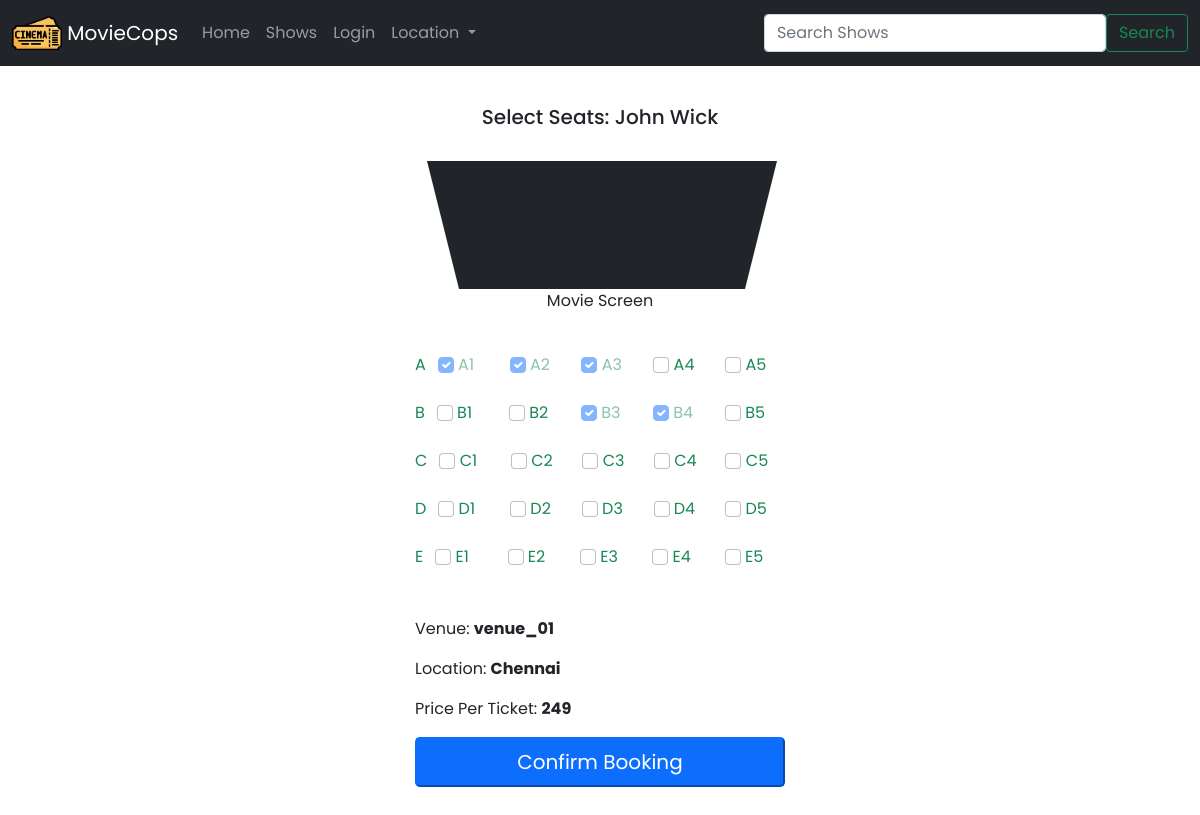
/booking/1, run on the app's committed database.
### main.py (models this page shows, shortened)
class Movie(db.Model):
    movie_id = db.Column(db.Integer, primary_key=True, autoincrement=True)
    name = db.Column(db.String(50), nullable=False)
    rating = db.Column(db.Numeric(precision=2, scale=1), nullable=False)
    tags = db.Column(db.String(50), nullable=False)
    language = db.Column(db.String(50), nullable=False)
    image_src = db.Column(db.String(100), nullable=False)

class Venue(db.Model):
    venue_id = db.Column(db.Integer, primary_key=True, autoincrement=True)
    name = db.Column(db.String(50), nullable=False)
    location = db.Column(db.String(50), nullable=False)

### main.py (the view)
@app.route('/booking/<int:show_id>', methods=['GET', 'POST'])
def booking(show_id):
    booked_seats = [x.seat_num for x in Booking.query.filter_by(show_id=show_id).all()]
    show = Shows.query.get_or_404(show_id)
    movie = Movie.query.filter_by(movie_id=show.movie_id).first()
    venue = Venue.query.filter_by(venue_id=show.venue_id).first()
    show_info = [movie.name, venue.name, venue.location, show.ticket_price]
    if request.method == "POST":
        if not ('user' in session.keys()):
            return redirect(url_for('login'))
        seats = [request.form[seat] for seat in request.form.keys()]
        return redirect((url_for('bookingConfirm', show_id=show_id, selected_seats=seats)))
    if 'admin' in session.keys():
        return render_template('seatBooking.html', userData=session['admin'], admin=True, showId=show_id, info=show_info,
                               bookedSeats=booked_seats)
    if 'user' in session.keys():
        return render_template('seatBooking.html', userData=session['user'], showId=show_id, info=show_info,
                               bookedSeats=booked_seats)
    return render_template('seatBooking.html', showId=show_id, info=show_info, bookedSeats=booked_seats)

### templates/seatBooking.html (shortened to what this page needs)
{% extends 'base.html' %}
{% block body %}
<main class="form-seatBooking">
  <form action="/booking/{{ showId }}" method="POST">
    <div class="container">
      <br>
      <h5 align="center">Select Seats: {{info[0]}}</h5>
      <br>
      <div class ="movieScreen" ></div>
      <p align="center"> Movie Screen </p>
      <br>
        <div class="row text-success">
          A
          {% for i in range(5) %}
            {% if 'A%s' %(i+1)|string in bookedSeats %}
              <div class="col-sm">
                <input class="form-check-input" type="checkbox" value="A{{ i+1 }}" id="seatA{{ i+1 }}Checked" checked disabled>
                <label class="form-check-label" for="seatA{{ i+1 }}Checked">
                  A{{ i+1 }}
                </label>
              </div>
            {% else %}
              <div class="col-sm">
                <input class="form-check-input" type="checkbox" value="A{{ i+1 }}" id="seatA{{ i+1 }}" name="seatA{{ i+1 }}">
                <label class="form-check-label" for="seatA{{ i+1 }}">
                  A{{ i+1 }}
                </label>
              </div>
            {% endif %}
          {% endfor %}
        </div>
        <br>
        <div class="row text-success">
          B
          {% for i in range(5) %}
            {% if 'B%s' %(i+1)|string in bookedSeats %}
              <div class="col-sm">
                <input class="form-check-input" type="checkbox" value="B{{ i+1 }}" id="seatB{{ i+1 }}Checked" checked disabled>
                <label class="form-check-label" for="seatB{{ i+1 }}Checked">
                  B{{ i+1 }}
                </label>
              </div>
            {% else %}
              <div class="col-sm">
                <input class="form-check-input" type="checkbox" value="B{{ i+1 }}" id="seatB{{ i+1 }}" name="seatB{{ i+1 }}">
                <label class="form-check-label" for="seatB{{ i+1 }}">
                  B{{ i+1 }}
                </label>
              </div>
            {% endif %}
          {% endfor %}
        </div>
        <br>
        <div class="row text-success">
          C
          {% for i in range(5) %}
            {% if 'C%s' %(i+1)|string in bookedSeats %}
              <div class="col-sm">
                <input class="form-check-input" type="checkbox" value="C{{ i+1 }}" id="seatC{{ i+1 }}Checked" checked disabled>
                <label class="form-check-label" for="seatC{{ i+1 }}Checked">
                  C{{ i+1 }}
                </label>
              </div>
            {% else %}
              <div class="col-sm">
                <input class="form-check-input" type="checkbox" value="C{{ i+1 }}" id="seatC{{ i+1 }}" name="seatC{{ i+1 }}">
                <label class="form-check-label" for="seatC{{ i+1 }}">
                  C{{ i+1 }}
                </label>
              </div>
            {% endif %}
          {% endfor %}
        </div>
        <br>
        <div class="row text-success">
          D
          {% for i in range(5) %}
            {% if 'D%s' %(i+1)|string in bookedSeats %}
              <div class="col-sm">
                <input class="form-check-input" type="checkbox" value="D{{ i+1 }}" id="seatD{{ i+1 }}Checked" checked disabled>
                <label class="form-check-label" for="seatD{{ i+1 }}Checked">
                  D{{ i+1 }}
                </label>
              </div>
            {% else %}
              <div class="col-sm">
                <input class="form-check-input" type="checkbox" value="D{{ i+1 }}" id="seatD{{ i+1 }}" name="seatD{{ i+1 }}">
                <label class="form-check-label" for="seatD{{ i+1 }}">
                  D{{ i+1 }}
                </label>
              </div>
            {% endif %}
          {% endfor %}
        </div>
        <br>
        <div class="row text-success">
          E
          {% for i in range(5) %}
            {% if 'E%s' %(i+1)|string in bookedSeats %}
              <div class="col-sm">
                <input class="form-check-input" type="checkbox" value="E{{ i+1 }}" id="seatE{{ i+1 }}Checked" checked disabled>
                <label class="form-check-label" for="seatE{{ i+1 }}Checked">
                  E{{ i+1 }}
                </label>
              </div>
            {% else %}
              <div class="col-sm">
                <input class="form-check-input" type="checkbox" value="E{{ i+1 }}" id="seatE{{ i+1 }}" name="seatE{{ i+1 }}">
                <label class="form-check-label" for="seatE{{ i+1 }}">
                  E{{ i+1 }}
                </label>
              </div>
            {% endif %}
          {% endfor %}
        </div>
        <br>
    </div>
    <br>
    <div class="row">
      <div class="col-sm">
        <p>Venue: <strong>{{info[1]}}</strong></p>
        <p>Location: <strong>{{info[2]}}</strong></p>
        <p>Price Per Ticket: <strong>{{info[3]}}</strong></p>
      </div>
    </div>
    <div class="row">
      <div class="col-sm">
        <button class="btn-lg btn-primary w-100" type="submit">Confirm Booking</button>
      </div>
    </div>
    <br>
  </form>
</main>
{% endblock %}

### static/css/main.css (style rules this page uses)
* { padding: 0%; margin: 0%; box-sizing: border-box; }
body { width: 100%; height: 100vh; font-family: 'Poppins', sans-serif; }
h5 { font-weight: 500 }
.form-seatBooking { width: 100%; max-width: 400px; padding: 15px; margin: auto; }
.movieScreen { border-top: 128px solid; width: 350px; border-left: 32px solid transparent; border-right: 32px solid transparent; }

### data on the page
Movie: name "John Wick"
Venue: name "venue_01", location "Chennai"

### other printed values
{{ i+1 }} "1" "2" "3"
{{ i+1 }} "4" "5"
{{ i+1 }} "1" "2" "5"
{{ i+1 }} "3" "4"
{{ i+1 }} "1" "2" "3" "4" "5"
{{ info[3] }} "249"
